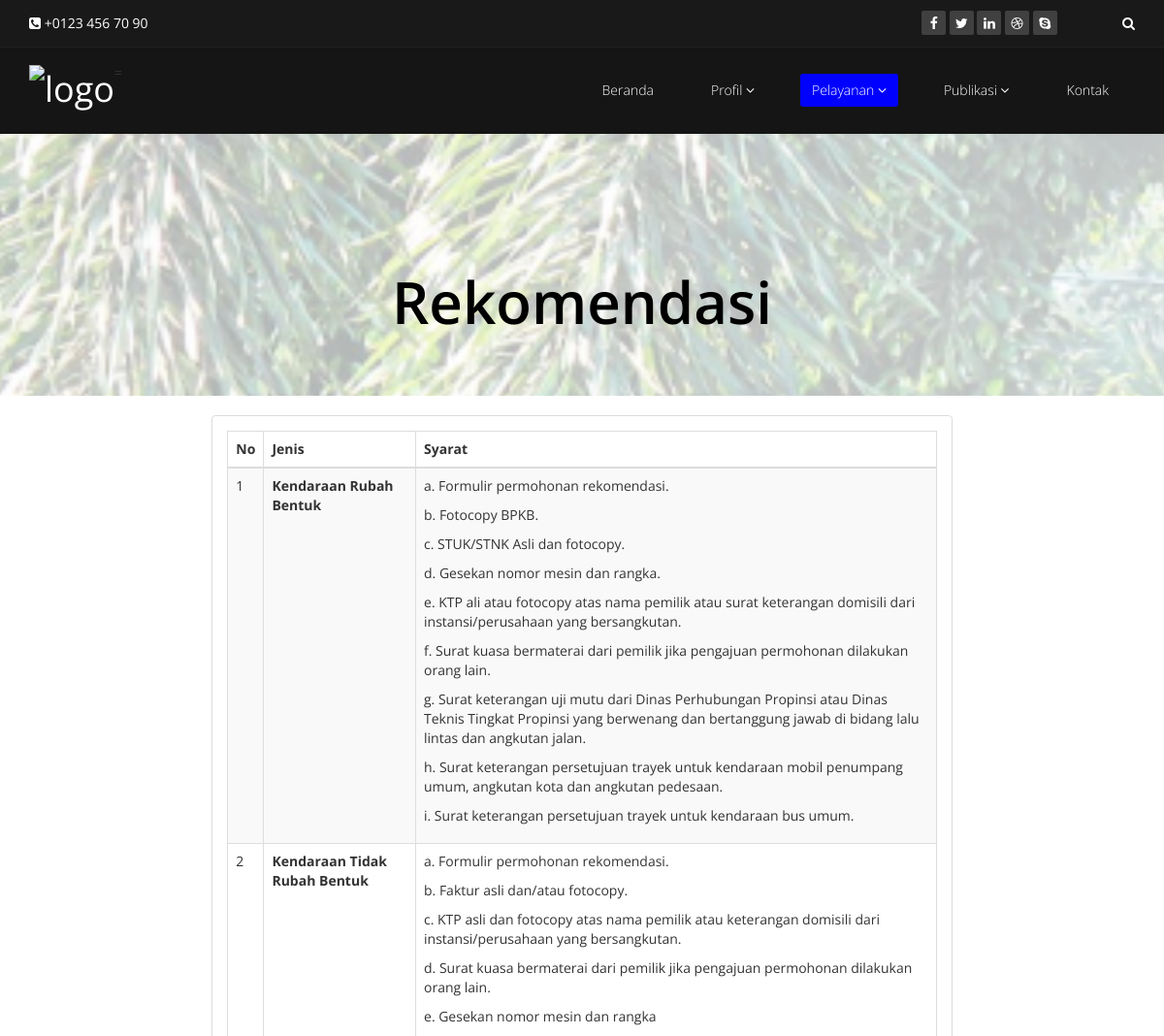
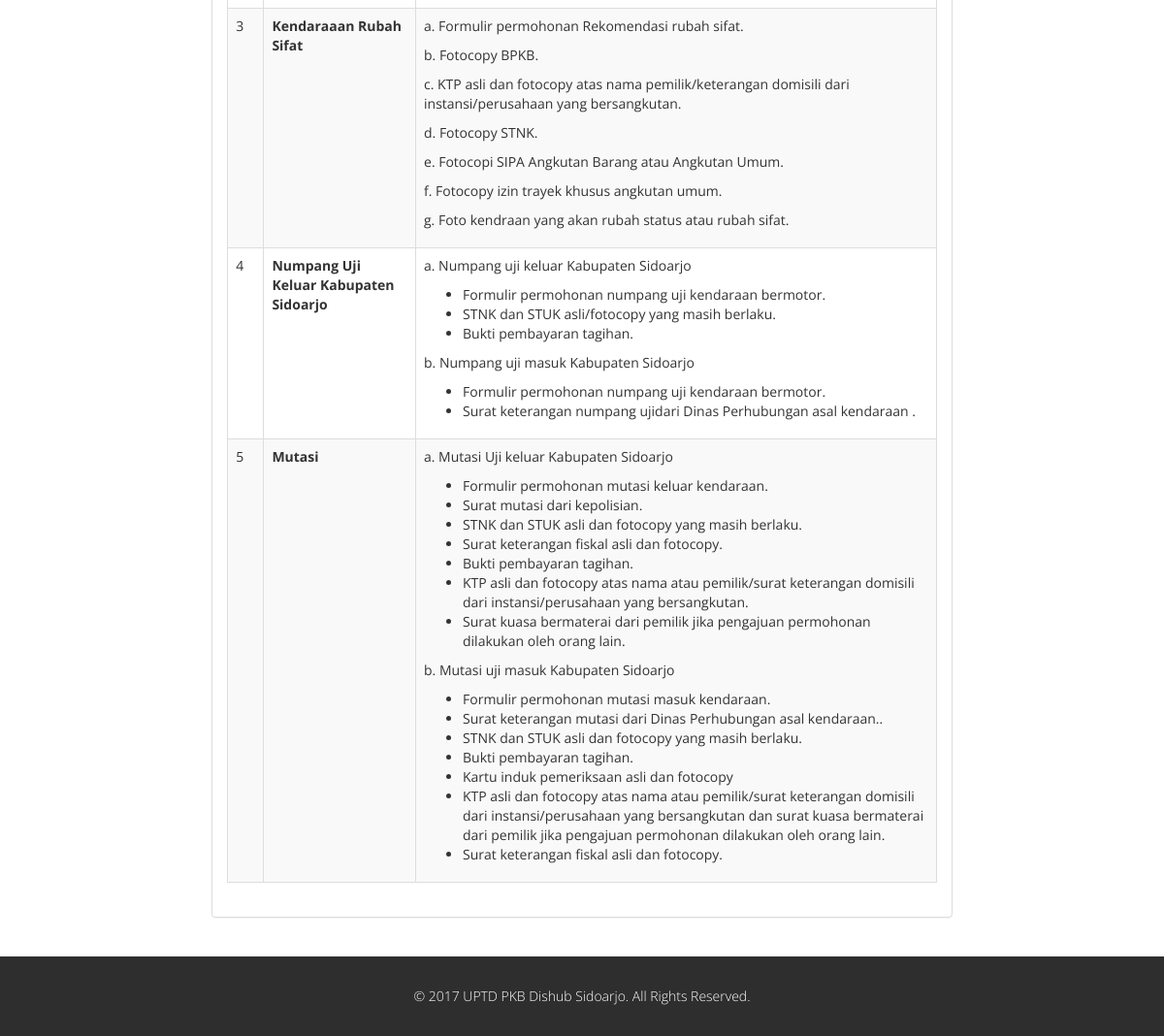
Page /rekom.php on the committed database (2 pictures, top to bottom).
### tables this page shows
CREATE TABLE IF NOT EXISTS `rekom` (
`id` int(11) NOT NULL,
  `jenis` text NOT NULL,
  `syarat` text NOT NULL
);

### rekom.php (the view, shortened to what this page needs)
<!DOCTYPE html>
<html lang="en">
<head>
    <link href="css/bootstrap.min.css" rel="stylesheet">
    <link href="css/font-awesome.min.css" rel="stylesheet">
    <link href="css/animate.min.css" rel="stylesheet">
    <link href="css/main.css" rel="stylesheet">
    <link href="css/responsive.css" rel="stylesheet">
    <link rel="stylesheet" href="administrator/asset/css/dataTables.bootstrap.css" />
</head>
<body>
    <header id="header">
        <div class="top-bar">
            <div class="container">
                <div class="row">
                    <div class="col-sm-6 col-xs-12">
                        <div class="top-number">
                            <p><i class="fa fa-phone-square"></i> +0123 456 70 90</p>
                        </div>
                    </div>
                    <div class="col-sm-6 col-xs-12">
                        <div class="social">
                            <ul class="social-share">
                                <li><a href="#"><i class="fa fa-facebook"></i></a></li>
                                <li><a href="#"><i class="fa fa-twitter"></i></a></li>
                                <li><a href="#"><i class="fa fa-linkedin"></i></a></li>
                                <li><a href="#"><i class="fa fa-dribbble"></i></a></li>
                                <li><a href="#"><i class="fa fa-skype"></i></a></li>
                            </ul>
                            <div class="search">
                                <form role="form">
                                    <input type="text" class="search-form" autocomplete="off" placeholder="Search">
                                    <i class="fa fa-search"></i>
                                </form>
                            </div>
                        </div>
                    </div>
                </div>
            </div>
        </div>
        <nav class="navbar navbar-inverse" role="banner">
            <div class="container">
                <div class="navbar-header">
                    <a class="navbar-brand" href="index.php"><img src="images/pagee.png" alt="logo"></a>
                </div>
                =
                <div class="collapse navbar-collapse navbar-right">
                    <ul class="nav navbar-nav">
                        <li><a href="index.php">Beranda</a></li>
                        <li class="dropdown">
                            <a href="#" class="dropdown-toggle" data-toggle="dropdown">Profil <i class="fa fa-angle-down"></i></a>
                        </li>
                        <li class="dropdown active">
                            <a href="#" class="dropdown-toggle" data-toggle="dropdown">Pelayanan <i class="fa fa-angle-down"></i></a>
                        </li>
                        <li class="dropdown">
                            <a href="#" class="dropdown-toggle" data-toggle="dropdown">Publikasi <i class="fa fa-angle-down"></i></a>
                        </li>
                        <li><a href="kontak.php">Kontak</a></li>
                    </ul>
                </div>
            </div>
        </nav>
    </header>
    <div class="page-title">
        <h1>Rekomendasi</h1>
    </div>
    <section class="rekom" id="rekom">
        <div class="row">
            <div class="col-lg-8 col-md-10 col-lg-offset-2 col-md-offset-1">
              <div class="panel panel-default">
                <div class="panel-body">
                  <div class="table-responsive">
                    <table class="table table-striped table-bordered table-hover" id="data">
                      <thead>
                        <tr>
                          <th>No</th>
                          <th>Jenis</th>
                          <th>Syarat</th>
                        </tr>
                      </thead>
                      <?php
              $data = mysql_query ("SELECT * FROM rekom ORDER BY id ASC");
              while ($row=mysql_fetch_array($data)){
                ?>
                <tr>
              <td><?php echo $row["id"]; ?></td>
              <td><strong><?php echo $row["jenis"]; ?></strong></td>
              <td><?php echo $row["syarat"]; ?></td>
              <?php } ?>
              </tr>
                    </table>
                  </div>
                </div>
              </div>
            </div>
          </div>
    </section>
    <footer id="footer" class="midnight-blue">
        <div class="container text-center">
            <div class="row">
                <div class="col-sm-12">
                    &copy; 2017 <a target="_blank">UPTD PKB Dishub Sidoarjo</a>. All Rights Reserved.
                </div>
            </div>
        </div>
    </footer>
</body>
</html>

### css/main.css (style rules this page uses)
body { font-family: 'Open Sans', sans-serif; line-height: 22px; }
h1, h2, h3, h4, h5, h6 { font-weight: 600; font-family: 'Open Sans', sans-serif; color: #4e4e4e; }
h1 { font-size: 36px; }
img { max-width: 100%; }
a { color: #0000FF; -webkit-transition: color 300ms, background-color 300ms; transition: color 300ms, background-color 300ms; }
section { margin: 20px; }
.page-title { background-image: url(../images/page.png); padding: 60px 0; min-height: 270px; position: relative; background-position: center; background-size: cover; background-repeat: no-repeat; background-attachment: fixed; z-index: -1; }
.page-title h1 { position: absolute; width: 100%; text-align: center; color: #000; font-size: 60px; padding-top: 60px; }
#header .search { display: inline-block; }
.navbar>.container .navbar-brand { margin-left: 0; }
.navbar>.container .navbar-brand img { width: 100%; }
.top-bar { padding: 10px 0; background: #191919; border-bottom: 1px solid #222; line-height: 28px; }
.top-number { color: #fff; }
.top-number p { margin: 0 }
.social { text-align: right; }
.social-share { display: inline-block; list-style: none; padding: 0; margin: 0; }
ul.social-share li { display: inline-block; }
ul.social-share li a { display: inline-block; color: #fff; background: #404040; width: 25px; height: 25px; line-height: 25px; text-align: center; border-radius: 2px; }
.search i { color: #fff; }
input.search-form { background: transparent; border: 0 none; width: 60px; padding: 0 10px; color: #FFF; -webkit-transition: all 400ms; transition: all 400ms; }
.navbar-brand { padding: 0; margin: 0; }
.navbar { border-radius: 0; margin-bottom: 0; background: #151515; padding: 15px 0; padding-bottom: 0; }
.navbar-nav { margin-top: 12px; }
.navbar-nav>li { margin-left: 35px; padding-bottom: 28px; }
.navbar-inverse .navbar-nav>li>a { padding: 5px 12px; margin: 0; border-radius: 3px; color: #fff; line-height: 24px; display: inline-block; font-weight: 300; }
.navbar-inverse { border: none; }
.navbar-inverse .navbar-brand { font-size: 36px; line-height: 50px; color: #fff; }
.navbar-inverse .navbar-nav>.active>a, .navbar-inverse .navbar-nav>.active>a:hover, .navbar-inverse .navbar-nav>.active>a:focus, .navbar-inverse .navbar-nav>.open>a, .navbar-inverse .navbar-nav>.open>a:hover, .navbar-inverse .navbar-nav>.open>a:focus { background-color: #0000FF; color: #fff; }
.navbar-inverse .navbar-collapse, .navbar-inverse .navbar-form { border-top: 0; padding-bottom: 0; }
#footer { padding-top: 30px; padding-bottom: 30px; color: #fff; background: #2e2e2e; font-weight: 300; margin-top: 5px; }
#footer a { color: #fff; }

### rows in the picture
rekom: id "1", jenis "Kendaraan Rubah Bentuk", syarat "a. Formulir permohonan rekomendasi. b. Fotocopy BPKB. c. STUK/STNK Asli dan fotocopy. d. Gesekan nomor mesin dan rangka. e. KTP ali atau fotocopy atas nama pemilik atau surat keterangan domisili dari instansi/perusahaan yang bersangkutan. f. Surat kuasa bermaterai dari pemilik jika pengajuan permohonan dilakukan orang lain. g. Surat keterangan uji mutu dari Dinas Perhubungan Propinsi atau Dinas Teknis Tingkat Propinsi yang berwenang dan bertanggung jawab di bidang lalu lintas dan angkutan jalan. h. Surat keterangan persetujuan trayek untuk kendaraan mobil penumpang umum, angkutan kota dan angkutan pedesaan. i. Surat keterangan persetujuan trayek untuk kendaraan bus umum."
rekom: id "2", jenis "Kendaraan Tidak Rubah Bentuk", syarat "a. Formulir permohonan rekomendasi. b. Faktur asli dan/atau fotocopy. c. KTP asli dan fotocopy atas nama pemilik atau keterangan domisili dari instansi/perusahaan yang bersangkutan. d. Surat kuasa bermaterai dari pemilik jika pengajuan permohonan dilakukan orang lain. e. Gesekan nomor mesin dan rangka"
rekom: id "3", jenis "Kendaraaan Rubah Sifat", syarat "a. Formulir permohonan Rekomendasi rubah sifat. b. Fotocopy BPKB. c. KTP asli dan fotocopy atas nama pemilik/keterangan domisili dari instansi/perusahaan yang bersangkutan. d. Fotocopy STNK. e. Fotocopi SIPA Angkutan Barang atau Angkutan Umum. f. Fotocopy izin trayek khusus angkutan umum. g. Foto kendraan yang akan rubah status atau rubah sifat."
rekom: id "4", jenis "Numpang Uji Keluar Kabupaten Sidoarjo", syarat "a. Numpang uji keluar Kabupaten Sidoarjo Formulir permohonan numpang uji kendaraan bermotor. STNK dan STUK asli/fotocopy yang masih berlaku. Bukti pembayaran tagihan. b. Numpang uji masuk Kabupaten Sidoarjo Formulir permohonan numpang uji kendaraan bermotor. Surat keterangan numpang ujidari Dinas Perhubungan asal kendaraan ."
rekom: id "5", jenis "Mutasi", syarat "a. Mutasi Uji keluar Kabupaten Sidoarjo Formulir permohonan mutasi keluar kendaraan. Surat mutasi dari kepolisian. STNK dan STUK asli dan fotocopy yang masih berlaku. Surat keterangan fiskal asli dan fotocopy. Bukti pembayaran tagihan. KTP asli dan fotocopy atas nama atau pemilik/surat keterangan domisili dari instansi/perusahaan yang bersangkutan. Surat kuasa bermaterai dari pemilik jika pengajuan permohonan dilakukan oleh orang lain. b. Mutasi uji masuk Kabupaten Sidoarjo Formulir permohonan mutasi masuk kendaraan. Surat keterangan mutasi dari Dinas Perhubungan asal kendaraan.. STNK dan STUK asli dan fotocopy yang masih berlaku. Bukti pembayaran tagihan. Kartu induk pemeriksaan asli dan…"
